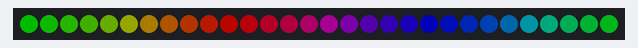
A program run on a simulated CircuitPython board. Shown: 30 RGB LEDs in strip order, left to right. Dim RGB values are drawn brighter than linear.

Above: at 0.8 s.
At 10.24 s:
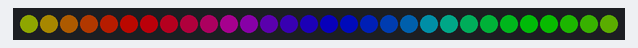
At 14.71 s:
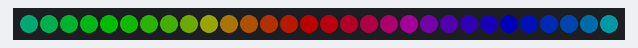
At 19.49 s:
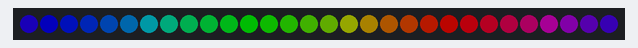
At 29.26 s:
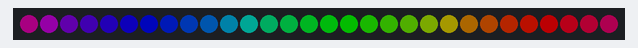
At 39.64 s:
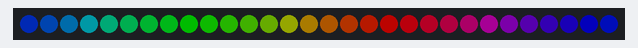

The program:

jewel.py
```python
import time

import board
import neopixel

pixpin = board.D1
#numpix = 7
numpix = 30

pixels = neopixel.NeoPixel(pixpin, numpix, brightness=.3, auto_write=False)

rgb_colors = ([179, 0, 0],
              [0, 179, 0],
              [0, 0, 0])

rgb_idx = 0  # index counter - primary color we are on
color = (0, 164, 179)  # Starting color
mode = 0  # Current animation effect
offset = 0
prevtime = 0


def wheel(pos):
    # Input a value 0 to 255 to get a color value.
    # The colours are a transition r - g - b - back to r.
    if (pos < 0) or (pos > 255):
        return (0, 0, 0)
    if pos < 85:
        return (int(pos * 3), int(255 - (pos * 3)), 0)
    elif pos < 170:
        pos -= 85
        return (int(255 - pos * 3), 0, int(pos * 3))

    pos -= 170
    return (0, int(pos * 3), int(255 - pos * 3))


def rainbow_cycle(wait):
    for j in range(255 * 6):  # 6 cycles of all colors on wheel
        for r in range(len(pixels)):
            idx = int((r * 255 / len(pixels)) + j)
            pixels[r] = wheel(idx & 255)
        pixels.write()
        time.sleep(wait)


def rainbow(wait):
    for j in range(255):
        for index in range(len(pixels)):
            idx = int(index + j)
            pixels[index] = wheel(idx & 255)
        pixels.write()
        time.sleep(wait)


def rainbow_cycle_slow(wait):
    for j in range(255 * 3):  # 3 cycles of all colors on wheel
        for r in range(len(pixels)):
            idx = int((r * 255 / len(pixels)) + j)
            pixels[r] = wheel(idx & 255)
        pixels.write()
        time.sleep(wait)


def rainbow_hold(wait):
    for j in range(255 * 1):  # 3 cycles of all colors on wheel
        for r in range(len(pixels)):
            idx = int((r * 255 / len(pixels)) + j)
            pixels[r] = wheel(idx & 255)
    pixels.write()
    time.sleep(wait)


while True:

    if mode == 0:  # rainbow hold
        rainbow_hold(0.02)
        time.sleep(.5)

    elif mode == 1:  # rainbow cycle slow
        rainbow_cycle_slow(0.02)
        time.sleep(0.05)

    elif mode == 2:  # rainbow cycle fast
        rainbow_cycle(0.005)
        time.sleep(0.050)

    t = time.monotonic()

    if (t - prevtime) > 8:  # Every 8 seconds...
        mode += 1  # Next mode
        if mode > 2:  # End of modes?
            mode = 0  # Start modes over

        if rgb_idx > 2:  # reset R-->G-->B rotation
            rgb_idx = 0

        color = rgb_colors[rgb_idx]  # next color assignment
        rgb_idx += 1

        for i in range(numpix):
            pixels[i] = (0, 0, 0)

        prevtime = t
```
